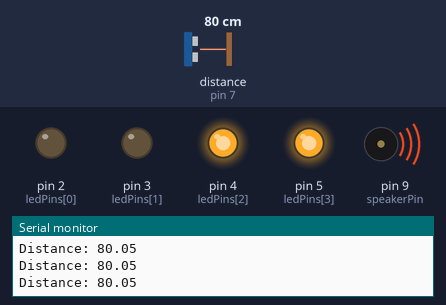
Bench run of a sketch on a simulated Arduino Uno, built with avr-gcc and run on an emulated ATmega328P. On the bench: output pins drawn as LEDs (lit = HIGH), buzzer (waves = sounding), the last lines printed to the serial monitor. Wiring (inferred from the names in the program): ultrasonic range finder: trigger pin 7; echo pin 7. Inputs (shaded band) come from the test bench; at power-on: distance to the obstacle (sensor on pin 7) 80 cm. The echo pulse lasts 58.3 µs per cm.

Above: at 1.2 s.
1.3 s: distance to the obstacle (sensor on pin 7) set to 146 cm
At 2.4 s:
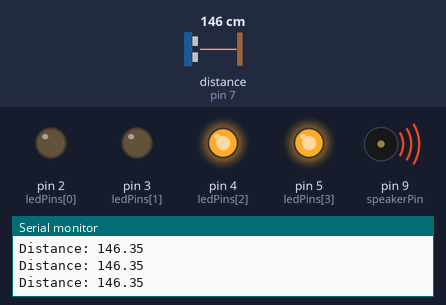
2.8 s: distance to the obstacle (sensor on pin 7) set to 154 cm
At 3.7 s:
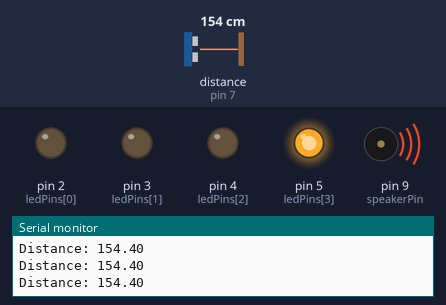
4.4 s: distance to the obstacle (sensor on pin 7) set to 197 cm
At 5.0 s:
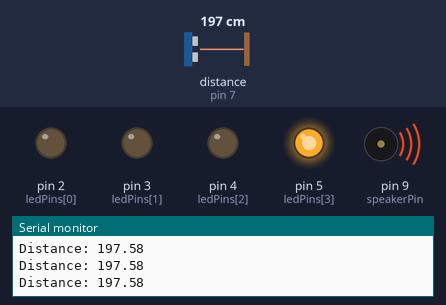
5.9 s: distance to the obstacle (sensor on pin 7) set to 202 cm
At 7.0 s:
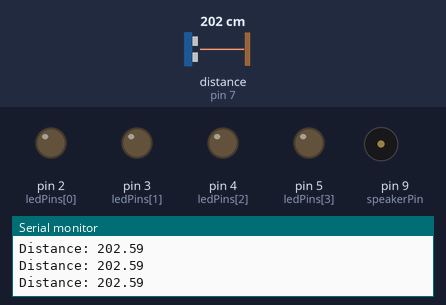
7.4 s: distance to the obstacle (sensor on pin 7) set to 2 cm
At 8.7 s:
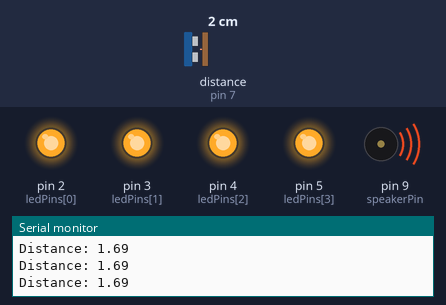
9.0 s: distance to the obstacle (sensor on pin 7) set to 27 cm
10.5 s: distance to the obstacle (sensor on pin 7) set to 33 cm
At 11.4 s:
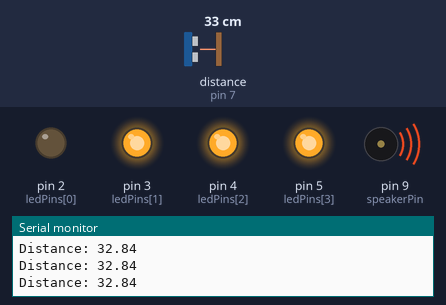
Timing chart, 0 to 13.2 s (numbered marks = the images above; inputs shaded):
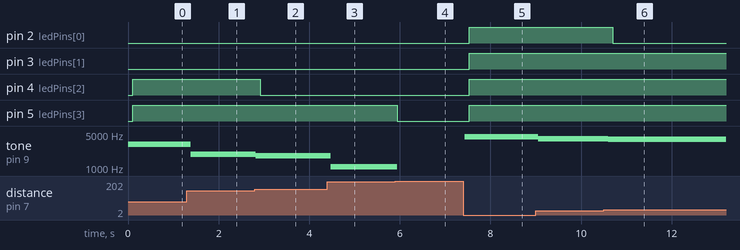

The sketch:

ex2.ino
```cpp
// (C) __Parisa Babaei, Manely Abbasi, Meis Salim, group: 17 __ (2024)
// Work package 6
// Exercise 2
// Submission code: 601979

const int ultraPin = 7;             // Ultrasonic sensor pin
const int speakerPin = 9;           // Speaker pin
const int ledPins[] = {2, 3, 4, 5}; // Array of LED pins

const int ledLimits[] = {30, 75, 150, 200}; // Distance limits for LEDs

void setup() {
    Serial.begin(9600); // Start serial communication

    pinMode(speakerPin, OUTPUT); // Set speaker pin as output

    for (int i = 0; i < 4; i++) { // Loop through LED pins
        pinMode(ledPins[i], OUTPUT); // Set LED pin as output
    }
}

void loop() {
    float distance = readDistance(); // Read distance from ultrasonic sensor
    Serial.print("Distance: ");
    Serial.println(distance); // Print distance to serial monitor
    playSpeaker(distance); // Play speaker based on distance
    lightLEDs(distance); // Light LEDs based on distance
}

// Function to read distance from ultrasonic sensor
float readDistance() {
    pinMode(ultraPin, OUTPUT);      // Set ultrasonic pin as output
    digitalWrite(ultraPin, LOW);    // Send low pulse
    delayMicroseconds(2);           // Wait for 2 microseconds
    digitalWrite(ultraPin, HIGH);   // Send high pulse
    delayMicroseconds(10);          // Wait for 10 microseconds
    digitalWrite(ultraPin, LOW);    // Send low pulse
    pinMode(ultraPin, INPUT);       // Set ultrasonic pin as input
    int duration = pulseIn(ultraPin, HIGH); // Read duration of pulse
    float distance = duration * 0.01723;    // Calculate distance
    return distance;                        // Return distance
}

// Function to play speaker based on distance
void playSpeaker(float distance) {
    if (distance < 200) { // If distance is less than 200
        int pitch = map(distance, 25, 200, 4000, 1000); // Map distance to pitch
        tone(speakerPin, pitch); // Play tone
        delay(100);              // Wait for 100 milliseconds
    } else {                // If distance is greater than 200
        noTone(speakerPin); // Stop playing tone
    }
}

// Function to light LEDs based on distance
void lightLEDs(float distance) {
    for (int i = 0; i < 4; i++) {           // Loop through LED pins
        int limit = ledLimits[i];           // Get distance limit for LED
        if (distance < limit) {             // If distance is less than limit
            digitalWrite(ledPins[i], HIGH); // Light LED
        } else {                            // If distance is greater than limit
            digitalWrite(ledPins[i], LOW);  // Turn off LED
        }
    }
}
```

Measured:
- the behaviour switches between 149 and 150 cm on distance to the obstacle (sensor on pin 7) (found by bisection; images 1 and 2)
- the behaviour switches between 199 and 200 cm on distance to the obstacle (sensor on pin 7) (found by bisection; images 3 and 4)
- after the input at 1.3 s, tone on pin 9 (speakerPin): 3058 Hz → 1926 Hz after 0.09 s
- after the input at 2.8 s, pin 4 (ledPins[2]): HIGH → LOW after 0.12 s; tone on pin 9 (speakerPin): 1926 Hz → 1789 Hz at once
- after the input at 4.4 s, tone on pin 9 (speakerPin): 1789 Hz → 1052 Hz after 0.08 s
- after the input at 5.9 s, pin 5 (ledPins[3]): HIGH → LOW after 0.05 s; tone on pin 9 (speakerPin): 1052 Hz → silent after 0.05 s
- after the input at 7.4 s, pin 2 (ledPins[0]), pin 3 (ledPins[1]), pin 4 (ledPins[2]), pin 5 (ledPins[3]): LOW → HIGH after 0.13 s; tone on pin 9 (speakerPin): silent → 4411 Hz at once
- after the input at 9.0 s, tone on pin 9 (speakerPin): 4411 Hz → 3983 Hz after 0.06 s
- after the input at 10.5 s, pin 2 (ledPins[0]): HIGH → LOW after 0.20 s; tone on pin 9 (speakerPin): 3983 Hz → 3880 Hz after 0.10 s
